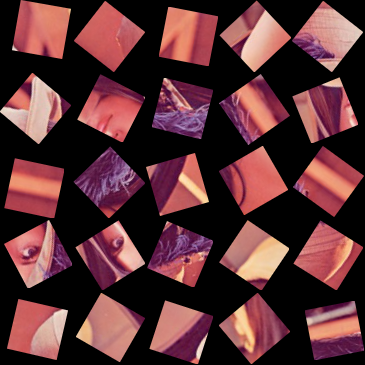
#> input picture Documentatie/Puzzels/Tiles_scrambled/tiles_scrambled_5x5_06.png, 365 x 365 px
$ python Scrambled_tile_detection_PREP.py
#> lines starting #> are read from the running program, lines starting #| are printed output that depends on the picture
#> further down, image is the input picture: shape (365, 365, 3); mean B, G, R 51.7, 48.2, 88.1
#bron: https://stackoverflow.com/questions/55169645/square-detection-in-image
import cv2
import numpy as np
# import sys

"""Source:  https://stackoverflow.com/questions/45613544/python-opencv-cannot-change-pixel-value-of-a-picture
            https://www.geeksforgeeks.org/python-grayscaling-of-images-using-opencv/
            rotatie/crop: https://newbedev.com/how-to-straighten-a-rotated-rectangle-area-of-an-image-using-opencv-in-python
            crop: https://stackoverflow.com/questions/13538748/crop-black-edges-with-opencv
            roteren hardcoded: https://learnopencv.com/image-rotation-and-translation-using-opencv/#image-rotation

    functie werkt 100% bij 8/9 van de figuren. (Bij de figuren 02 herkent hij de randen maar ook de ogen van de kat)
"""

def crop_rectangle(img, rect):
    # get the parameter of the small rectangle
    center = rect[0]
    size = rect[1]
    angle = rect[2]
    center, size = tuple(map(int, center)), tuple(map(int, size))
    # get row and col num in img
    height, width = img.shape[0], img.shape[1]
    #print("width: {}, height: {}".format(width, height))
    M = cv2.getRotationMatrix2D(center, angle, 1)
    img_rot = cv2.warpAffine(img, M, (width, height))
    img_crop = cv2.getRectSubPix(img_rot, size, center)
    return img_crop, img_rot

def crop_rect_help(image):
    gray_rot = cv2.cvtColor(image, cv2.COLOR_BGR2GRAY)
    _, thresh = cv2.threshold(gray_rot, 1, 255, cv2.THRESH_BINARY)
    contours, hierarchy = cv2.findContours(thresh, cv2.RETR_EXTERNAL, cv2.CHAIN_APPROX_SIMPLE)
    #print(len(contours[0]))
    cnt = contours[0]
    x, y, w, h = cv2.boundingRect(cnt)
    rect = cv2.minAreaRect(cnt)
    #print("rect: {}".format(rect))
    box = cv2.boxPoints(rect)
    box = np.int0(box)
    # print("bounding box: {}".format(box))
    # randen tekenen op figuur
    # cv2.drawContours(pieces[0][0], [box], 0, (0, 0, 255), 2)
    img_crop, img_rot = crop_rectangle(image, rect)
    #print("size of original img: {}".format(pieces[0][0].shape))
    #print("size of rotated img: {}".format(img_rot.shape))
    #print("size of cropped img: {}".format(img_crop.shape))
    new_size = (int(img_rot.shape[1] / 2), int(img_rot.shape[0] / 2))
    img_rot_resized = cv2.resize(img_rot, new_size)
    new_size = (int(image.shape[1] / 2)), int(image.shape[0] / 2)
    img_resized = cv2.resize(image, new_size)
    # cv2.imshow("original contour", img_resized)
    # cv2.imshow("rotated image", img_rot_resized)
    # cv2.imshow("cropped_box", img_crop)
    return img_crop

def knip_tegels(image, dimensions):
    # [6 lines of commented-out code are left out]

    aantal_h = dimensions[1]
    aantal_v = dimensions[0]
    print(aantal_h)
    print(aantal_v)

    #figuur converteren naar grijswaarden
    gray = cv2.cvtColor(image, cv2.COLOR_BGR2GRAY)
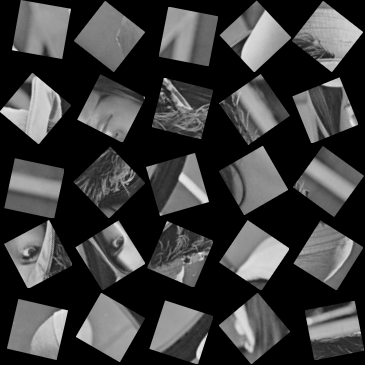
#> gray: shape (365, 365); min 0, max 239, mean 60.5

    #optioneel: lengte en breedte bepalen (nodig voor methode 2)
    # (row,col) = gray.shape[0:2]
    # print(row, col)
    # splits = row/2

    #---stukken splitsen---
    pieces = [[0]*aantal_h]*aantal_v
    pieces_res = [[0]*aantal_h]*aantal_v
    # print(pieces)
    b = int(image.shape[0]/aantal_h)
#> b = 73
    l = int(image.shape[1]/aantal_v)
#> l = 73
    pieceno = 0
    for i in range(aantal_v):
        for j in range(aantal_h):
            pieceno = pieceno+1
            #print(pieceno)
            pieces[i][j] = image[(i*b):((i+1)*b), (j*l):((j+1)*l)]
            #afmetingen controleren
            #print(str(i*b) + " " + str((i+1)*b) + " " + str(j*l) + " " + str((j+1)*l))
            #cv2.imshow("Piece no." + str(pieceno), pieces[i][j])
            pieces_res[i][j] = crop_rect_help(pieces[i][j])
            # Resultaat tonen
            cv2.imshow("Piece no." + str(pieceno), pieces_res[i][j])
#> this loop made 5 passes
#> pass 1, in knip_tegels, `cv2.imshow("Piece no." + str(pieceno), pieces_res[i][j])`:
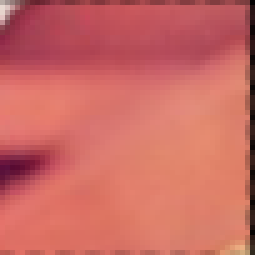
#> window 'Piece no.1': shape (51, 51, 3) (shown 5 times larger); mean B, G, R 99.1, 105.2, 203.1
#> pass 1, in knip_tegels, `cv2.imshow("Piece no." + str(pieceno), pieces_res[i][j])`:
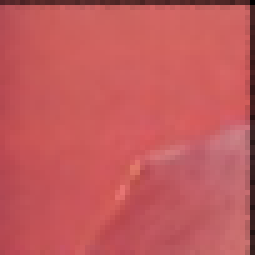
#> window 'Piece no.2': shape (51, 51, 3) (shown 5 times larger); mean B, G, R 91.9, 89.6, 195
#> pass 1, in knip_tegels, `cv2.imshow("Piece no." + str(pieceno), pieces_res[i][j])`:
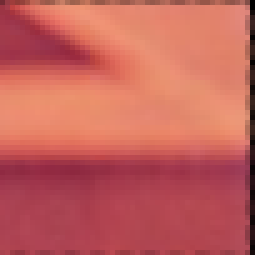
#> window 'Piece no.3': shape (51, 51, 3) (shown 5 times larger); mean B, G, R 91, 96.8, 196.2
#> pass 1, in knip_tegels, `cv2.imshow("Piece no." + str(pieceno), pieces_res[i][j])`:
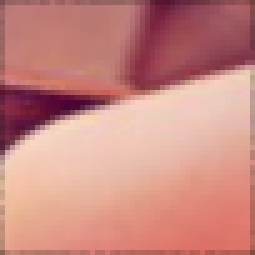
#> window 'Piece no.4': shape (51, 51, 3) (shown 5 times larger); mean B, G, R 129.9, 137, 202
#> after the loop, pieceno = 25; pieces = 5 items; pieces_res = 5 items

    cv2.waitKey(0)
    cv2.destroyAllWindows()

# DEMO
if __name__ == '__main__':
    filename = 'Documentatie/Puzzels/Tiles_scrambled/tiles_scrambled_5x5_06.png'
    image = cv2.imread(filename)
    index = filename.find('x')
    aantal_h = int(filename[index-1])
    aantal_v = int(filename[index+1])
    dimensions = [aantal_v,aantal_h]
    pieces = knip_tegels(image, dimensions)


"""
# [34 lines of commented-out code are left out]


Hardoded ter test:
# [23 lines of commented-out code are left out]

Oude code (backup/magweg)
1.
--- Detecteren aantal stukken van een tiled (en niet scrambled) puzzel ---
edges = cv2.Canny(img, 250, 400)
# threshold dynamisch regelen tot het aantal gevonden lines groot genoeg is
lines = [[], []]
threshold = 2000
while (len(lines[0]) < 1 or len(lines[1]) < 1) and threshold > 50:
    threshold -= 45
    lines = cv2.HoughLines(edges, 1, np.pi / 180, threshold, None, 0, 0)
    lines = [] if lines is None else lines
    # enkel lijnen met een theta = 0 en 90° zijn relevant,
    # dus verkeerde wegfilteren
    lines = [[line[0] for line in lines if 0 <= line[0][1] <= 0.001], [line[0] for line in lines if np.pi / 2 - 0.0005 <= line[0][1] <= np.pi / 2 + 0.0005]]
# de lijnen in lines kunnen gebruikt worden om te weten hoeveel stukken er
# zijn (n x m)
# horizontaal aantal stukken bepalen
n_h = 10
for line in lines[0]:
    for i in range(-1, 2):
        n_horizontal = 1
        ratio = (line[0] + i) / img.shape[1]
        while n_horizontal < 10 and ratio * n_horizontal != int(ratio * n_horizontal):
            n_horizontal += 1
        if n_h > n_horizontal:
            n_h = n_horizontal
if n_h == 10:
    raise RuntimeError("Aantal horizontale stukken werd niet correct gedetecteerd!")
# verticaal aantal stukken bepalen
n_v = 10
for line in lines[1]:
    for i in range(-1, 2):
        n_vertical = 1
        ratio = (line[0] + i) / img.shape[0]
        while n_vertical < 10 and ratio * n_vertical != int(ratio * n_vertical):
            n_vertical += 1
        if n_v > n_vertical:
            n_v = n_vertical
if n_v == 10:
    raise RuntimeError("Aantal verticale stukken werd niet correct gedetecteerd!")

2.# image = cv2.imread('Documentatie/Puzzels/Tiles_scrambled/tiles_scrambled_2x2_01.png')
# [76 lines of commented-out code are left out]

3. # rect = cv2.minAreaRect(cnt)
# [13 lines of commented-out code are left out]

"""
